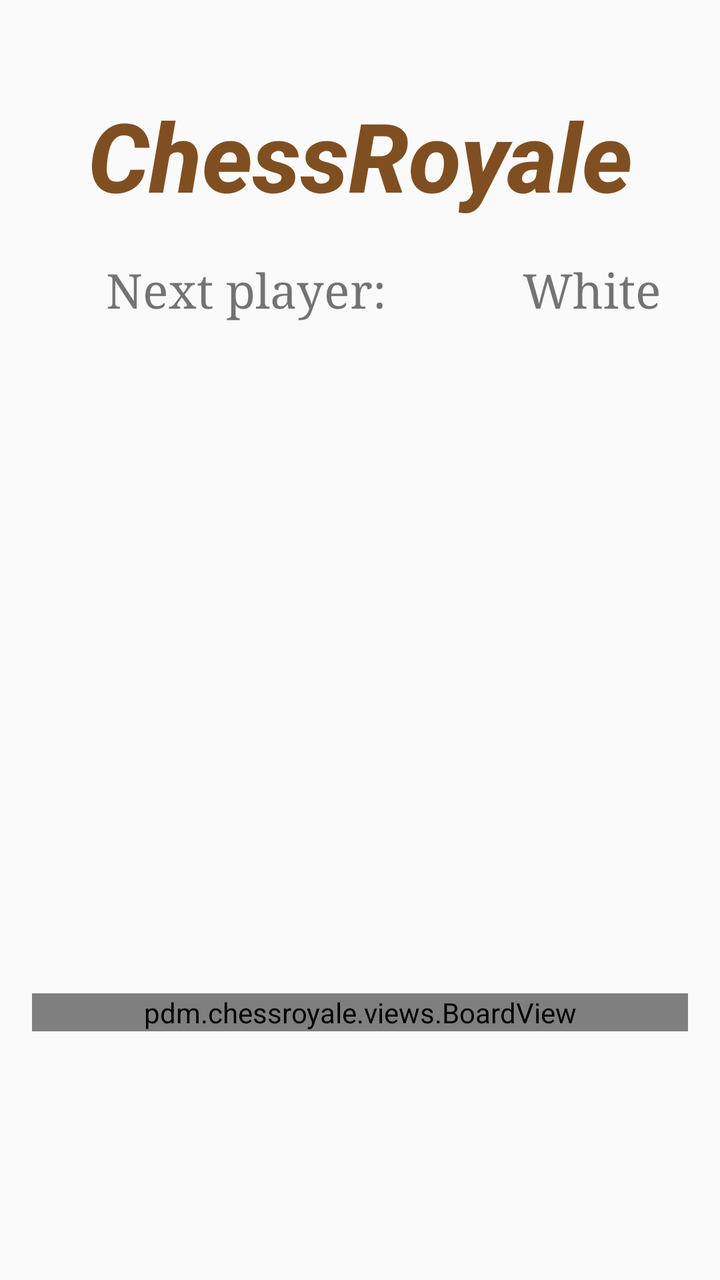
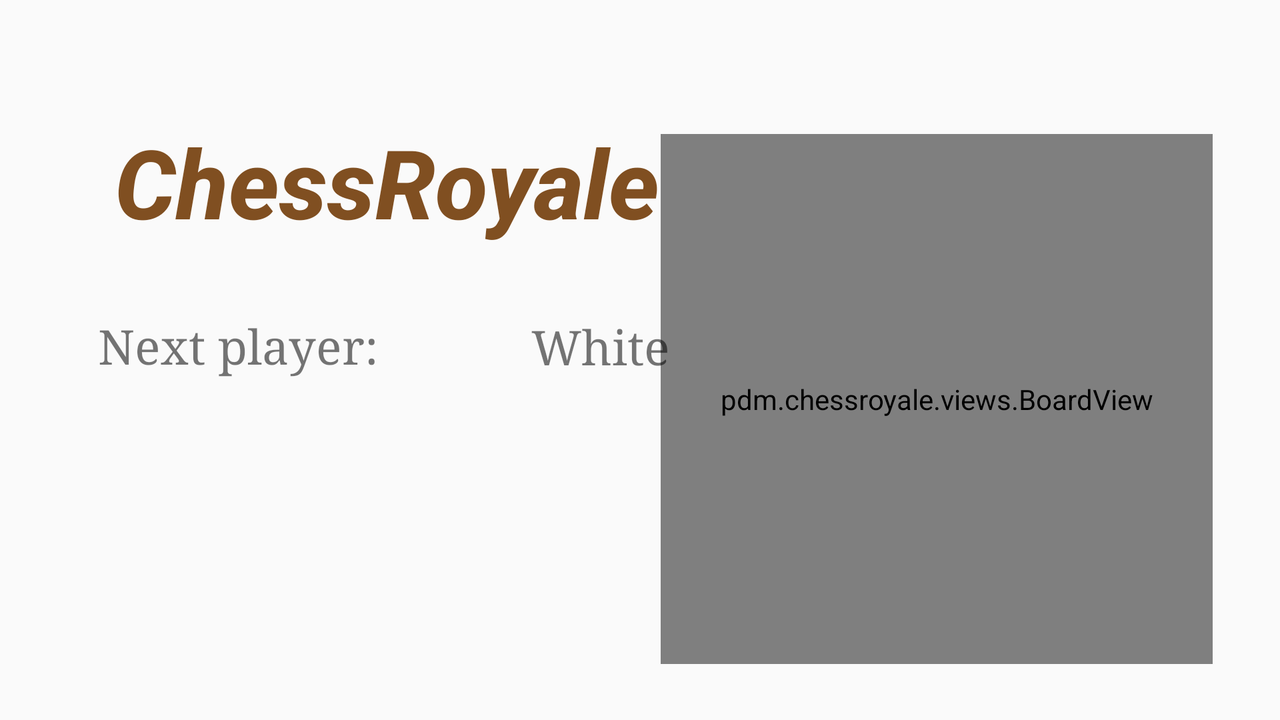

Two renders of one Android screen. The first uses the default layout on a phone; the second uses the alternative layout the repository ships for a different screen configuration, on a matching device. The two XML files are below.
<!-- AndroidManifest.xml: application theme Theme.AppCompat.Light.DarkActionBar -->
<!-- res/layout/activity_singleplayer.xml -->
<?xml version="1.0" encoding="utf-8"?>
<androidx.constraintlayout.widget.ConstraintLayout xmlns:android="http://schemas.android.com/apk/res/android"
    xmlns:app="http://schemas.android.com/apk/res-auto"
    xmlns:tools="http://schemas.android.com/tools"
    android:layout_width="match_parent"
    android:layout_height="match_parent"
    tools:context=".multiplayer.MultiplayerActivity">

    <TextView
        android:id="@+id/status"
        android:layout_width="236dp"
        android:layout_height="81dp"
        android:textAlignment="center"
        android:textSize="34sp"
        android:visibility="invisible"
        app:layout_constraintBottom_toBottomOf="parent"
        app:layout_constraintEnd_toEndOf="parent"
        app:layout_constraintHorizontal_bias="0.497"
        app:layout_constraintStart_toStartOf="parent"
        app:layout_constraintTop_toTopOf="parent"
        app:layout_constraintVertical_bias="0.312"
        tools:visibility="visible" />

    <pdm.chessroyale.views.BoardView
        android:id="@+id/boardView"
        android:layout_width="0dp"
        android:layout_height="wrap_content"
        android:layout_marginStart="16dp"
        android:layout_marginEnd="16dp"
        app:layout_constraintBottom_toBottomOf="parent"
        app:layout_constraintEnd_toEndOf="parent"
        app:layout_constraintHorizontal_bias="0.0"
        app:layout_constraintStart_toStartOf="parent"
        app:layout_constraintTop_toBottomOf="@+id/nameGame"
        app:layout_constraintVertical_bias="0.755" />

    <TextView
        android:id="@+id/nameGame"
        android:layout_width="299dp"
        android:layout_height="68dp"
        android:fontFamily="sans-serif-medium"
        android:text="@string/chessroyale"
        android:textAlignment="center"
        android:textColor="@color/chess_board_black"
        android:textSize="48sp"
        android:textStyle="bold|italic"
        app:layout_constraintBottom_toBottomOf="parent"
        app:layout_constraintEnd_toEndOf="parent"
        app:layout_constraintStart_toStartOf="parent"
        app:layout_constraintTop_toTopOf="parent"
        app:layout_constraintVertical_bias="0.079" />

    <TextView
        android:id="@+id/nextPlayer"
        android:layout_width="214dp"
        android:layout_height="54dp"
        android:layout_marginStart="16dp"
        android:text="@string/next_player"
        android:textAlignment="center"
        android:textSize="24sp"
        android:typeface="serif"
        android:visibility="visible"
        app:layout_constraintBottom_toBottomOf="parent"
        app:layout_constraintStart_toStartOf="parent"
        app:layout_constraintTop_toTopOf="parent"
        app:layout_constraintVertical_bias="0.22" />

    <TextView
        android:id="@+id/nextColor"
        android:layout_width="134dp"
        android:layout_height="46dp"
        android:text="@string/white"
        android:textAlignment="center"
        android:textSize="24sp"
        android:typeface="serif"
        android:visibility="visible"
        app:layout_constraintBottom_toBottomOf="parent"
        app:layout_constraintEnd_toEndOf="parent"
        app:layout_constraintHorizontal_bias="0.319"
        app:layout_constraintStart_toEndOf="@+id/nextPlayer"
        app:layout_constraintTop_toTopOf="parent"
        app:layout_constraintVertical_bias="0.217" />

    <ImageButton
        android:id="@+id/rookButton"
        android:layout_width="60dp"
        android:layout_height="60dp"
        android:visibility="invisible"
        app:layout_constraintBottom_toBottomOf="parent"
        app:layout_constraintEnd_toEndOf="parent"
        app:layout_constraintHorizontal_bias="0.749"
        app:layout_constraintStart_toStartOf="parent"
        app:layout_constraintTop_toTopOf="parent"
        app:layout_constraintVertical_bias="0.29"
        app:srcCompat="@drawable/ic_rook_button" />

    <ImageButton
        android:id="@+id/queenButton"
        android:layout_width="60dp"
        android:layout_height="60dp"
        android:visibility="invisible"
        app:layout_constraintBottom_toBottomOf="parent"
        app:layout_constraintEnd_toEndOf="parent"
        app:layout_constraintHorizontal_bias="0.236"
        app:layout_constraintStart_toStartOf="parent"
        app:layout_constraintTop_toTopOf="parent"
        app:layout_constraintVertical_bias="0.29"
        app:srcCompat="@drawable/ic_queen_button" />

    <ImageButton
        android:id="@+id/bishopButton"
        android:layout_width="60dp"
        android:layout_height="60dp"
        android:visibility="invisible"
        app:layout_constraintBottom_toBottomOf="parent"
        app:layout_constraintEnd_toEndOf="parent"
        app:layout_constraintHorizontal_bias="0.407"
        app:layout_constraintStart_toStartOf="parent"
        app:layout_constraintTop_toTopOf="parent"
        app:layout_constraintVertical_bias="0.29"
        app:srcCompat="@drawable/ic_bishop_button" />

    <ImageButton
        android:id="@+id/knightButton"
        android:layout_width="60dp"
        android:layout_height="60dp"
        android:visibility="invisible"
        app:layout_constraintBottom_toBottomOf="parent"
        app:layout_constraintEnd_toEndOf="parent"
        app:layout_constraintHorizontal_bias="0.578"
        app:layout_constraintStart_toStartOf="parent"
        app:layout_constraintTop_toTopOf="parent"
        app:layout_constraintVertical_bias="0.29"
        app:srcCompat="@drawable/ic_knight_button" />

    <TextView
        android:id="@+id/promoteText"
        android:layout_width="143dp"
        android:layout_height="70dp"
        android:text="@string/promote_pawn"
        android:textSize="20sp"
        android:visibility="invisible"
        app:layout_constraintBottom_toBottomOf="parent"
        app:layout_constraintEnd_toEndOf="parent"
        app:layout_constraintStart_toStartOf="parent"
        app:layout_constraintTop_toTopOf="parent"
        app:layout_constraintVertical_bias="0.251" />
</androidx.constraintlayout.widget.ConstraintLayout>
<!-- resources referenced by this layout -->
<resources>
  <color name="chess_board_black">#FF804F21</color>
  <!-- drawable ic_bishop_button: png bitmap (drawable-hdpi, 1037 bytes) -->
  <!-- drawable ic_knight_button: png bitmap (drawable-hdpi, 1006 bytes) -->
  <!-- drawable ic_queen_button: png bitmap (drawable-hdpi, 1351 bytes) -->
  <!-- drawable ic_rook_button: png bitmap (drawable-hdpi, 658 bytes) -->
  <string name="chessroyale" translatable="false">ChessRoyale</string>
  <string name="next_player">Next player:</string>
  <string name="promote_pawn">Promote pawn:</string>
  <string name="white">White</string>
</resources>
<!-- res/layout-land/activity_singleplayer.xml (the repository's variant of the layout above) -->
<!-- drawn on the phone turned sideways -->
<androidx.constraintlayout.widget.ConstraintLayout xmlns:android="http://schemas.android.com/apk/res/android"
    xmlns:app="http://schemas.android.com/apk/res-auto"
    xmlns:tools="http://schemas.android.com/tools"
    android:layout_width="match_parent"
    android:layout_height="match_parent">

    <ImageButton
        android:id="@+id/bishopButton"
        android:layout_width="70dp"
        android:layout_height="70dp"
        android:visibility="invisible"
        app:layout_constraintBottom_toBottomOf="parent"
        app:layout_constraintEnd_toEndOf="parent"
        app:layout_constraintHorizontal_bias="0.207"
        app:layout_constraintStart_toStartOf="parent"
        app:layout_constraintTop_toTopOf="parent"
        app:layout_constraintVertical_bias="0.774"
        app:srcCompat="@drawable/ic_bishop_button" />

    <ImageButton
        android:id="@+id/rookButton"
        android:layout_width="70dp"
        android:layout_height="70dp"
        android:visibility="invisible"
        app:layout_constraintBottom_toBottomOf="parent"
        app:layout_constraintEnd_toEndOf="parent"
        app:layout_constraintHorizontal_bias="0.419"
        app:layout_constraintStart_toStartOf="parent"
        app:layout_constraintTop_toTopOf="parent"
        app:layout_constraintVertical_bias="0.774"
        app:srcCompat="@drawable/ic_rook_button" />

    <ImageButton
        android:id="@+id/queenButton"
        android:layout_width="70dp"
        android:layout_height="70dp"
        android:visibility="invisible"
        app:layout_constraintBottom_toBottomOf="parent"
        app:layout_constraintEnd_toEndOf="parent"
        app:layout_constraintHorizontal_bias="0.102"
        app:layout_constraintStart_toStartOf="parent"
        app:layout_constraintTop_toTopOf="parent"
        app:layout_constraintVertical_bias="0.774"
        app:srcCompat="@drawable/ic_queen_button"
        tools:ignore="SpeakableTextPresentCheck,SpeakableTextPresentCheck" />

    <ImageButton
        android:id="@+id/knightButton"
        android:layout_width="70dp"
        android:layout_height="70dp"
        android:visibility="invisible"
        app:layout_constraintBottom_toBottomOf="parent"
        app:layout_constraintEnd_toEndOf="parent"
        app:layout_constraintHorizontal_bias="0.313"
        app:layout_constraintStart_toStartOf="parent"
        app:layout_constraintTop_toTopOf="parent"
        app:layout_constraintVertical_bias="0.774"
        app:srcCompat="@drawable/ic_knight_button" />

    <TextView
        android:id="@+id/status"
        android:layout_width="236dp"
        android:layout_height="81dp"
        android:text="@string/checkmate"
        android:textAlignment="center"
        android:textSize="34sp"
        android:visibility="invisible"
        app:layout_constraintBottom_toBottomOf="parent"
        app:layout_constraintEnd_toEndOf="parent"
        app:layout_constraintHorizontal_bias="0.179"
        app:layout_constraintStart_toStartOf="parent"
        app:layout_constraintTop_toTopOf="parent"
        app:layout_constraintVertical_bias="0.951" />

    <pdm.chessroyale.views.BoardView
        android:id="@+id/boardView"
        android:layout_width="276dp"
        android:layout_height="265dp"
        android:layout_marginStart="16dp"
        android:layout_marginEnd="16dp"
        android:layout_marginBottom="28dp"
        app:layout_constraintBottom_toBottomOf="parent"
        app:layout_constraintEnd_toEndOf="parent"
        app:layout_constraintHorizontal_bias="0.947"
        app:layout_constraintStart_toStartOf="parent">

    </pdm.chessroyale.views.BoardView>

    <TextView
        android:id="@+id/nameGame"
        android:layout_width="299dp"
        android:layout_height="68dp"
        android:fontFamily="sans-serif-medium"
        android:text="@string/chessroyale"
        android:textAlignment="center"
        android:textColor="@color/chess_board_black"
        android:textSize="48sp"
        android:textStyle="bold|italic"
        app:layout_constraintBottom_toBottomOf="parent"
        app:layout_constraintEnd_toEndOf="parent"
        app:layout_constraintHorizontal_bias="0.129"
        app:layout_constraintStart_toStartOf="parent"
        app:layout_constraintTop_toTopOf="parent"
        app:layout_constraintVertical_bias="0.201" />

    <TextView
        android:id="@+id/nextColor"
        android:layout_width="134dp"
        android:layout_height="46dp"
        android:text="@string/white"
        android:textAlignment="center"
        android:textSize="24sp"
        android:typeface="serif"
        app:layout_constraintBottom_toBottomOf="parent"
        app:layout_constraintEnd_toEndOf="parent"
        app:layout_constraintHorizontal_bias="0.027"
        app:layout_constraintStart_toEndOf="@+id/nextPlayer"
        app:layout_constraintTop_toTopOf="parent"
        app:layout_constraintVertical_bias="0.501" />

    <TextView
        android:id="@+id/nextPlayer"
        android:layout_width="213dp"
        android:layout_height="46dp"
        android:text="@string/next_player"
        android:textAlignment="center"
        android:textSize="24sp"
        android:typeface="serif"
        app:layout_constraintBottom_toBottomOf="parent"
        app:layout_constraintEnd_toEndOf="parent"
        app:layout_constraintHorizontal_bias="0.03"
        app:layout_constraintStart_toStartOf="parent"
        app:layout_constraintTop_toTopOf="parent" />

    <TextView
        android:id="@+id/promoteText"
        android:layout_width="143dp"
        android:layout_height="70dp"
        android:text="@string/promote_pawn"
        android:textSize="20sp"
        android:visibility="invisible"
        app:layout_constraintBottom_toBottomOf="parent"
        app:layout_constraintEnd_toEndOf="parent"
        app:layout_constraintHorizontal_bias="0.232"
        app:layout_constraintStart_toStartOf="parent"
        app:layout_constraintTop_toTopOf="parent"
        app:layout_constraintVertical_bias="0.686" />

</androidx.constraintlayout.widget.ConstraintLayout>
<!-- resources referenced by the variant -->
<!-- as the phone turned sideways resolves them -->
<resources>
  <color name="chess_board_black">#FF804F21</color>
  <!-- drawable ic_bishop_button: png bitmap (drawable-hdpi, 1037 bytes) -->
  <!-- drawable ic_knight_button: png bitmap (drawable-hdpi, 1006 bytes) -->
  <!-- drawable ic_queen_button: png bitmap (drawable-hdpi, 1351 bytes) -->
  <!-- drawable ic_rook_button: png bitmap (drawable-hdpi, 658 bytes) -->
  <string name="checkmate" translatable="false">CHECKMATE</string>
  <string name="chessroyale" translatable="false">ChessRoyale</string>
  <string name="next_player">Next player:</string>
  <string name="promote_pawn">Promote pawn:</string>
  <string name="white">White</string>
</resources>
